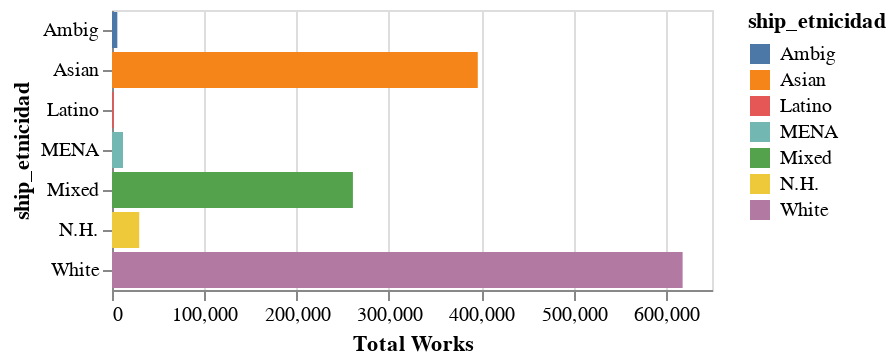

The code cell stored with this chart in its notebook:
### Markdown cell above
De acuerdo a los resultados, se ha escrito principalmente sobre "ships" entre personajes blancos en primer lugar, asiáticos en segundo. En tercer lugar, se encuentran los "ships" hechos con personajes de etnicidades distintas entre si. Los "ships" con menor representación son entre personajes latinos.

### Code cell
etni = etni.reset_index()

alt.Chart(etni).mark_bar().encode(
    x=alt.X("Total Works"),
    y=alt.Y("ship_etnicidad"),
    color = alt.Color("ship_etnicidad"))

### Figure 1 — Vega-Lite specification as saved in the notebook (floating-point values rounded to 4 significant figures)
{"config": {"view": {"continuousWidth": 300, "continuousHeight": 300}}, "data": {"name": "data-d637a30f6175547acd9bcdd0fdcb74fb"}, "mark": {"type": "bar"}, "encoding": {"color": {"field": "ship_etnicidad", "type": "nominal"}, "x": {"field": "Total Works", "type": "quantitative"}, "y": {"field": "ship_etnicidad", "type": "nominal"}}, "$schema": "https://vega.github.io/schema/vega-lite/v5.8.0.json", "datasets": {"data-d637a30f6175547acd9bcdd0fdcb74fb": [{"ship_etnicidad": "Ambig", "Total Works": 5775}, {"ship_etnicidad": "Asian", "Total Works": 396265}, {"ship_etnicidad": "Latino", "Total Works": 1812}, {"ship_etnicidad": "MENA", "Total Works": 11947}, {"ship_etnicidad": "Mixed", "Total Works": 260987}, {"ship_etnicidad": "N.H.", "Total Works": 29482}, {"ship_etnicidad": "White", "Total Works": 618179}]}}
